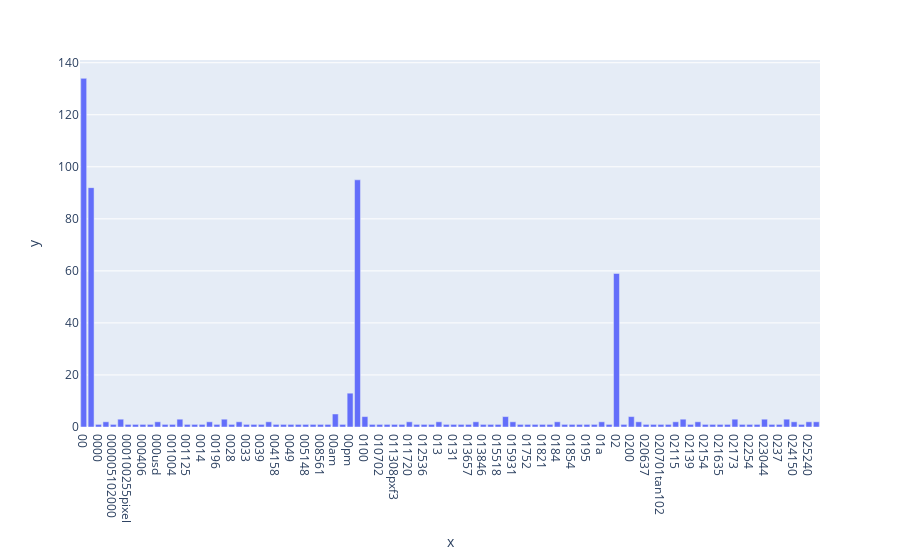

The code cell stored with this chart in its notebook:
### Markdown cell above
### >>> **Exercise 14 (take home):** 
The chart above contains all the vocabulary, and it's computationally intensive to both compute and visualize. Can you efficiently reduce the number of terms you want to visualize as an exercise.

### Code cell
# Answer here
fig = px.bar(df, x = df['feature names'][:100], y = df['feature frequency'][:100])
fig.show()

### Figure 1 — Plotly figure (JSON) as saved in the notebook; plotly's stock layout.template omitted (floating-point values rounded to 4 significant figures)
{"data": [{"alignmentgroup": "True", "hovertemplate": "x=%{x}<br>y=%{y}<extra></extra>", "legendgroup": "", "marker": {"color": "#636efa", "pattern": {"shape": ""}}, "name": "", "offsetgroup": "", "orientation": "v", "showlegend": false, "textposition": "auto", "type": "bar", "x": ["00", "000", "0000", "0000001200", "000005102000", "0001", "000100255pixel", "00014", "000406", "0007", "000usd", "0010", "001004", "0010580b", "001125", "001200201pixel", "0014", "001642", "00196", "002", "0028", "003258u19250", "0033", "0038", "0039", "004021809", "004158", "004627", "0049", "00500", "005148", "00630", "008561", "0094", "00am", "00index", "00pm", "01", "0100", "010116", "010702", "011255", "011308pxf3", "011605", "011720", "012019", "012536", "012946", "013", "013034", "0131", "013423tan102", "013657", "0138", "013846", "0150", "015518", "01580", "015931", "01720", "01752", "0179", "01821", "01830", "0184", "01852", "01854", "01890", "0195", "0199", "01a", "01wb", "02", "020", "0200", "020504", "020637", "020646", "020701tan102", "020751", "02115", "02118", "02139", "02142", "02154", "02160", "021635", "021708", "02173", "0223", "02254", "022621tan102", "023044", "0235", "0237", "024103", "024150", "024626", "025240", "025924"], "xaxis": "x", "y": [134, 92, 1, 2, 1, 3, 1, 1, 1, 1, 2, 1, 1, 3, 1, 1, 1, 2, 1, 3, 1, 2, 1, 1, 1, 2, 1, 1, 1, 1, 1, 1, 1, 1, 5, 1, 13, 95, 4, 1, 1, 1, 1, 1, 2, 1, 1, 1, 2, 1, 1, 1, 1, 2, 1, 1, 1, 4, 2, 1, 1, 1, 1, 1, 2, 1, 1, 1, 1, 1, 2, 1, 59, 1, 4, 2, 1, 1, 1, 1, 2, 3, 1, 2, 1, 1, 1, 1, 3, 1, 1, 1, 3, 1, 1, 3, 2, 1, 2, 2], "yaxis": "y"}], "layout": {"barmode": "relative", "legend": {"tracegroupgap": 0}, "margin": {"t": 60}, "xaxis": {"anchor": "y", "domain": [0, 1], "title": {"text": "x"}}, "yaxis": {"anchor": "x", "domain": [0, 1], "title": {"text": "y"}}}}
